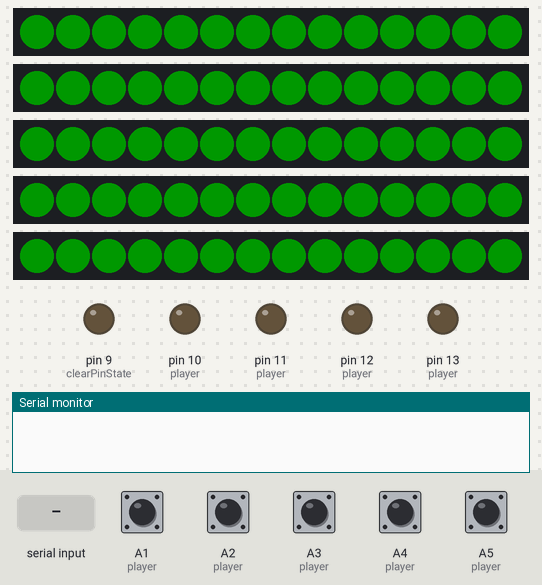
A sketch run on a simulated Arduino Uno, built with avr-gcc and run on an emulated ATmega328P. Shown: 5 × 14 RGB LEDs in strip order, left to right, output pins drawn as LEDs (lit = HIGH), the last lines printed to the serial monitor. The test bench sets the inputs (shaded band); at power-on: A1 (player), A2 (player), A3 (player), A4 (player), A5 (player) HIGH. Dim RGB values are drawn brighter than linear; random numbers use the default seed unless the sketch sets one.

Above: at 1.08 s.
1.3 s: A1 (player) pulled LOW for 0.15 s
At 1.65 s:
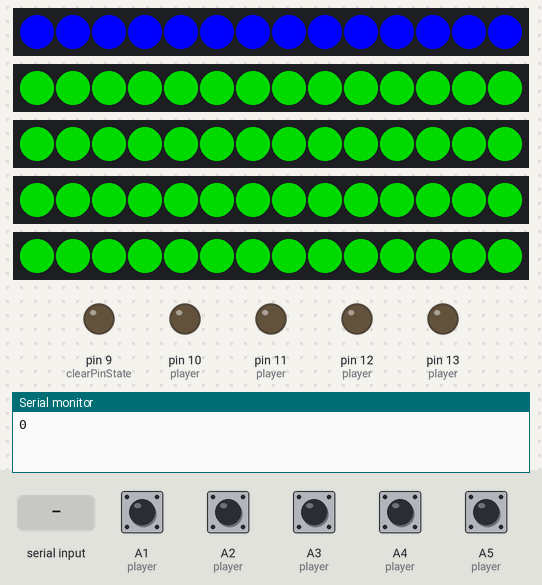
2.0 s: "P\n" received over Serial
At 2.07 s:
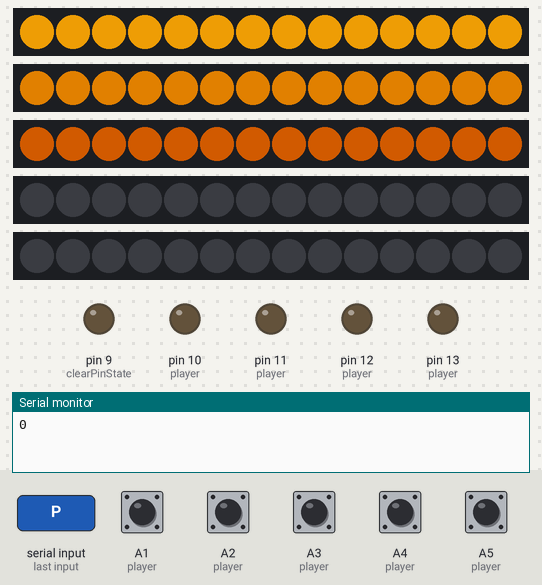
3.8 s: "M90\n" received over Serial
At 4.35 s:
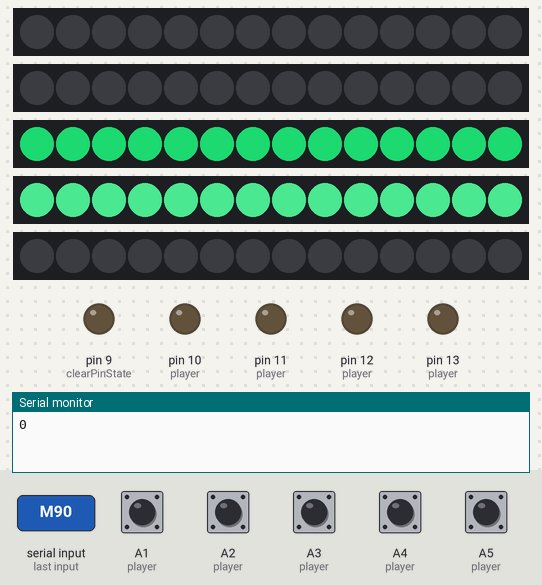
6.1 s: "S90\n" received over Serial
At 6.32 s:
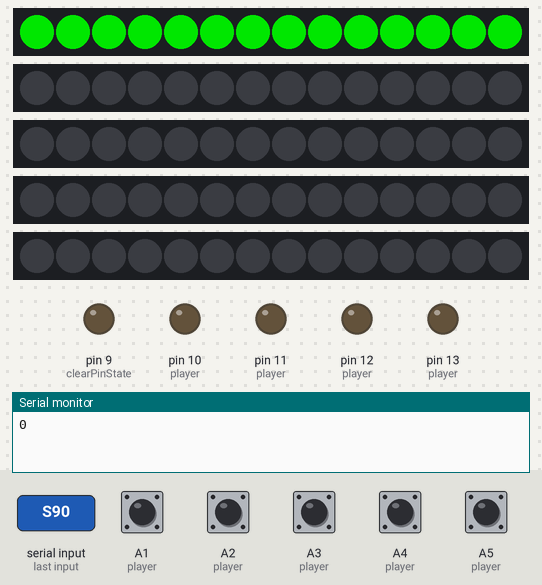
8.4 s: A2 (player) pulled LOW for 0.15 s
At 8.7 s:
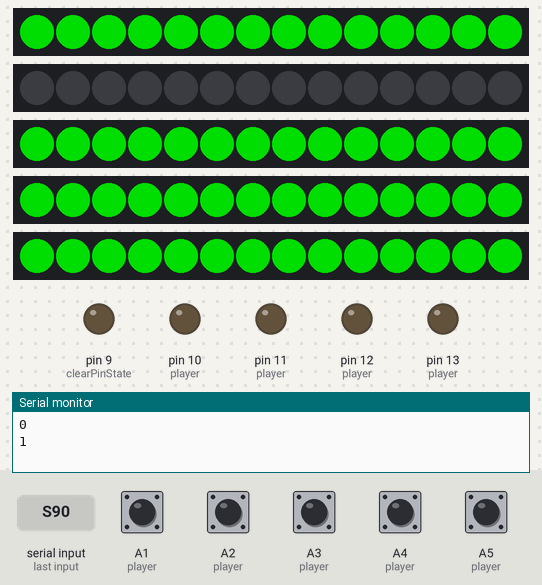
9.1 s: "G\n" received over Serial
At 9.15 s:
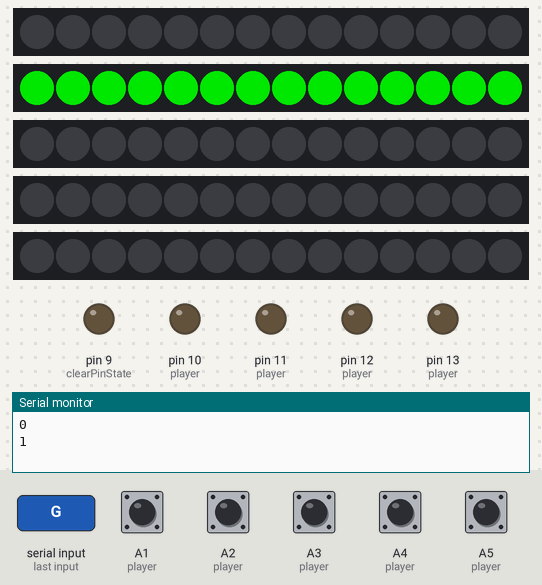
Timing chart, 0 to 12.1 s (numbered marks = the images above; inputs shaded):
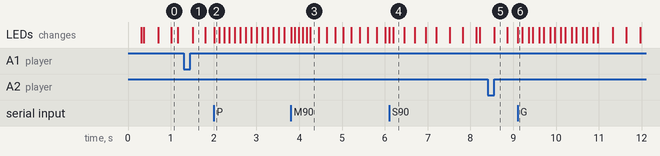

The sketch:

quizmitbenny_buzzer.ino
```cpp
// quizmitbenny buzzer firmware – superset of musikquiz/arduino/buzzer_external_PSU.
//
// Fully compatible with musikquiz (it never sends the 'B' command, so behavior
// there is identical). New command for quizmitbenny:
//   "B <mask>"  – off-mask, bits 0..4. Buzzers in the mask fade from green to
//                 dark over OFF_FADE_MS and their presses are ignored.
//                 "B 0" clears it; "9" (all active) clears it too.
//   "5" (reset) does NOT clear the mask – it persists between questions.

#include <Adafruit_NeoPixel.h>
#include <Arduino.h>

#define MAX_LED 14

Adafruit_NeoPixel strip0 = Adafruit_NeoPixel(MAX_LED, 2, NEO_GRB + NEO_KHZ800);
Adafruit_NeoPixel strip1 = Adafruit_NeoPixel(MAX_LED, 3, NEO_GRB + NEO_KHZ800);
Adafruit_NeoPixel strip2 = Adafruit_NeoPixel(MAX_LED, 4, NEO_GRB + NEO_KHZ800);
Adafruit_NeoPixel strip3 = Adafruit_NeoPixel(MAX_LED, 5, NEO_GRB + NEO_KHZ800);
Adafruit_NeoPixel strip4 = Adafruit_NeoPixel(MAX_LED, 6, NEO_GRB + NEO_KHZ800);

Adafruit_NeoPixel* strips[5] = { &strip0, &strip1, &strip2, &strip3, &strip4 };

const byte p0 = A1;
const byte p1 = A2;
const byte p2 = A3;
const byte p3 = A4;
const byte p4 = A5;
const byte l0 = 10;
const byte l1 = 11;
const byte l2 = 12;
const byte l3 = 13;
const byte l4 = 9;
const byte clearPin = A0;

struct Player {
  byte buzzer;
  byte led;
};

Player const player[] = {
  {p0, l0},
  {p1, l1},
  {p2, l2},
  {p3, l3},
  {p4, l4}
};

// --- State machine ---
enum class State {
  IDLE,
  BUZZED,
  WAIT_FOR_CLEAR
} state;

int8_t pressed = -1;
String buzzer_blocked = "5";
int clearPinState = 9;

// quizmitbenny: off-mask – buzzers fade to dark and can't buzz
uint8_t offMask = 0;
float offFade[5] = {1.0, 1.0, 1.0, 1.0, 1.0}; // 1.0 = normal, 0.0 = dark
#define OFF_FADE_MS 3000                       // green -> darkness in 3 s

// --- Timing ---
uint32_t now = 0;
uint32_t ignorePressUntil = 0; // guard window after hardware clear

// --- Idle phase (smooth sine-wave breathing) ---
// Each strip has its own phase offset so they don't all pulse in sync
float idlePhase[5]     = {0.0, 0.0, 0.0, 0.0, 0.0}; // all in sync
float idleSpeed        = 0.004;  // radians per ms  → ~1.57 sec per full cycle
uint32_t lastIdleUpdate = 0;
#define IDLE_UPDATE_MS 20         // update every 20 ms (50 fps)
#define IDLE_MIN_BRIGHT 2
#define IDLE_MAX_BRIGHT 180
#define START_STEP_DELAY_MS 250  // delay between strips on start sequence
#define RESET_FADEIN_MS 2000
#define RESET_FADEIN_STEP_MS 20
#define FEEDBACK_BLINKS 8
#define FEEDBACK_ON_MS 100
// Fixed off-time between blinks for a consistent feedback rhythm
#define FEEDBACK_OFF_MS 150

// --- Pause animation ---
bool pauseActive = false;
uint32_t pauseNextTick = 0;
uint32_t pauseModeEnd = 0;
int pauseMode = 0;
uint32_t pauseTickMs = 120; // per-mode tempo (randomized)
#define PAUSE_UPDATE_MS 120
#define PAUSE_MODE_MIN_MS 2000
#define PAUSE_MODE_MAX_MS 8000
#define PAUSE_MAX_BRIGHT 255

// Pause mode state (for chase/pingpong/stack/etc)
int chasePos = 0;
int chaseDir = 1;
int chaseTail = 1;
uint8_t chaseR = 255, chaseG = 255, chaseB = 255;
int pingPos = 0;
int pingDir = 1;
int stackStage = 0;
int stackIndex = 0;
int gradientOffset = 0;

// --- Fade-out after buzz (non-buzzed strips) ---
uint32_t fadeStartTime   = 0;
#define FADE_DURATION_MS 1000     // 1 second fade to black
float    fadeLevel[5]    = {1.0, 1.0, 1.0, 1.0, 1.0}; // 1.0 = full, 0.0 = off

// --- Blink (buzzed strip) ---
uint32_t lastBlinkTime   = 0;
bool     blinkOn         = false;
#define BLINK_INTERVAL_MS 80     // fast hard blink

// --- Helpers ---

// Returns true if strip i is currently blocked (red idle)
bool isBlocked(int i) {
  return (clearPinState == i);
}

// Returns true if strip i is switched off via the off-mask (quizmitbenny)
bool isOff(int i) {
  return (offMask >> i) & 1;
}

void setStripColor(int idx, uint8_t r, uint8_t g, uint8_t b) {
  for (int i = 0; i < MAX_LED; i++) {
    strips[idx]->setPixelColor(i, strips[idx]->Color(r, g, b));
  }
  strips[idx]->show();
}

void clearAllStrips() {
  for (int i = 0; i < 5; i++) {
    setStripColor(i, 0, 0, 0);
  }
}

void setStripIdleFull(int idx) {
  uint8_t fb = (uint8_t)(IDLE_MAX_BRIGHT * offFade[idx]);
  if (isBlocked(idx)) {
    setStripColor(idx, fb, 0, 0);
  } else {
    setStripColor(idx, 0, fb, 0);
  }
}

void playStartSequence() {
  pressed = -1;
  blinkOn = false;
  clearAllStrips();

  for (int i = 0; i < 5; i++) {
    setStripIdleFull(i);
    delay(START_STEP_DELAY_MS);
  }

  // Reset idle phases — all in sync
  for (int i = 0; i < 5; i++) {
    idlePhase[i] = HALF_PI;
    fadeLevel[i] = 1.0;
  }

  now = millis();
  lastIdleUpdate = now;
  state = State::IDLE;
}

void playStartSequenceTimed(uint32_t initial_ms, uint32_t step_ms) {
  pressed = -1;
  blinkOn = false;
  clearAllStrips();

  if (initial_ms > 0) delay(initial_ms);

  for (int i = 0; i < 5; i++) {
    setStripIdleFull(i);
    delay(step_ms);
  }

  // Reset idle phases — all in sync
  for (int i = 0; i < 5; i++) {
    idlePhase[i] = HALF_PI;
    fadeLevel[i] = 1.0;
  }

  now = millis();
  lastIdleUpdate = now;
  state = State::IDLE;
}

void startPauseMode() {
  pauseActive = true;
  pauseNextTick = millis();
  pauseMode = random(0, 4); // pick one of several modes (confetti & sparkle removed)
  pauseModeEnd = pauseNextTick + random(PAUSE_MODE_MIN_MS, PAUSE_MODE_MAX_MS + 1);

  // init mode-specific state
  chasePos = random(0, 5);
  chaseDir = (random(0, 2) == 0) ? -1 : 1;
  chaseTail = random(1, 4);
  chaseR = random(0, PAUSE_MAX_BRIGHT + 1);
  chaseG = random(0, PAUSE_MAX_BRIGHT + 1);
  chaseB = random(0, PAUSE_MAX_BRIGHT + 1);

  pingPos = random(0, 5);
  pingDir = (random(0, 2) == 0) ? -1 : 1;
  stackStage = 0;
  stackIndex = 0;
  gradientOffset = random(0, 360);
}

void playPauseTick() {
  uint32_t tnow = millis();
  if (tnow < pauseNextTick) return;
  pauseNextTick = tnow + pauseTickMs;

  // If mode expired, pick a new mode and randomize params and tempo
  if (tnow >= pauseModeEnd) {
    pauseMode = random(0, 4);
    pauseModeEnd = tnow + random(PAUSE_MODE_MIN_MS, PAUSE_MODE_MAX_MS + 1);

    // pick a tempo range depending on mode (ms)
    switch (pauseMode) {
      case 0: // chase
        pauseTickMs = random(80, 250);
        break;
      case 1: // ping-pong
        pauseTickMs = random(100, 350);
        break;
      case 2: // stack
        pauseTickMs = random(150, 450);
        break;
      case 3: // gradient
        pauseTickMs = random(80, 300);
        break;
      default:
        pauseTickMs = random(60, 300);
    }

    // re-init mode params lightly
    chasePos = random(0, 5);
    chaseDir = (random(0, 2) == 0) ? -1 : 1;
    chaseTail = random(1, 4);
    chaseR = random(0, PAUSE_MAX_BRIGHT + 1);
    chaseG = random(0, PAUSE_MAX_BRIGHT + 1);
    chaseB = random(0, PAUSE_MAX_BRIGHT + 1);
    pingPos = random(0, 5);
    pingDir = (random(0, 2) == 0) ? -1 : 1;
    stackStage = 0;
    stackIndex = 0;
    gradientOffset = random(0, 360);
  }

  // occasional tiny tempo jitter while running (5% chance)
  if (random(100) < 5) {
    pauseTickMs = max(20UL, min(800UL, (uint32_t)(pauseTickMs * (90 + random(21)) / 100)));
  }

  // Simple per-mode updates
  switch (pauseMode) {
    case 0: // chase with tail
      clearAllStrips();
      for (int t = 0; t <= chaseTail; t++) {
        int idx = (chasePos - t * chaseDir + 500) % 5;
        uint8_t r = (uint8_t)max(0, (int)chaseR - t * 40);
        uint8_t g = (uint8_t)max(0, (int)chaseG - t * 40);
        uint8_t b = (uint8_t)max(0, (int)chaseB - t * 40);
        setStripColor(idx, r, g, b);
      }
      chasePos = (chasePos + chaseDir + 5) % 5;
      break;

    case 1: // ping-pong
      clearAllStrips();
      setStripColor(pingPos, random(256), random(256), random(256));
      pingPos += pingDir;
      if (pingPos < 0) { pingPos = 1; pingDir = 1; }
      if (pingPos > 4) { pingPos = 3; pingDir = -1; }
      break;

    case 2: // stack/back-from-5th style
      clearAllStrips();
      // light from right (5) to left progressively
      for (int i = 4; i >= max(0, 4 - stackIndex); i--) {
        setStripColor(i, random(256), random(256), random(256));
      }
      stackIndex++;
      if (stackIndex > 4) stackIndex = 0;
      break;

    case 3: // gradient sweep
      for (int i = 0; i < 5; i++) {
        int hue = (gradientOffset + i * 36) % 360;
        // simple hue->rgb approximate via wheel
        uint8_t r, g, b;
        int h = hue / 60;
        int f = hue % 60;
        if (h == 0) { r = 255; g = (f * 255) / 60; b = 0; }
        else if (h == 1) { r = (255 - (f * 255) / 60); g = 255; b = 0; }
        else if (h == 2) { r = 0; g = 255; b = (f * 255) / 60; }
        else if (h == 3) { r = 0; g = (255 - (f * 255) / 60); b = 255; }
        else if (h == 4) { r = (f * 255) / 60; g = 0; b = 255; }
        else { r = 255; g = 0; b = (255 - (f * 255) / 60); }
        setStripColor(i, r, g, b);
      }
      gradientOffset = (gradientOffset + 10) % 360;
      break;
  }
}

void playResetFadeIn() {
  uint32_t start = millis();
  uint32_t elapsed = 0;

  while (elapsed < RESET_FADEIN_MS) {
    float t = (float)elapsed / (float)RESET_FADEIN_MS; // 0..1

    for (int i = 0; i < 5; i++) {
      uint8_t bright = (uint8_t)(t * IDLE_MAX_BRIGHT * offFade[i]);
      if (isBlocked(i)) {
        setStripColor(i, bright, 0, 0);
      } else {
        setStripColor(i, 0, bright, 0);
      }
    }

    delay(RESET_FADEIN_STEP_MS);
    elapsed = millis() - start;
  }

  // Ensure full brightness at the end of the fade
  for (int i = 0; i < 5; i++) {
    setStripIdleFull(i);
  }
}

void playAnswerFeedback(bool correct) {
  uint8_t r = correct ? 0 : IDLE_MAX_BRIGHT;
  uint8_t g = correct ? IDLE_MAX_BRIGHT : 0;

  clearAllStrips();

  if (pressed >= 0 && pressed < 5) {
    // Wheel-of-fortune style slowing: start fast and gradually increase the pause
    for (int i = 0; i < FEEDBACK_BLINKS; i++) {
      // short on pulse
      setStripColor(pressed, r, g, 0);
      delay(FEEDBACK_ON_MS);
      // turn off
      setStripColor(pressed, 0, 0, 0);

      // fixed off-time between blinks for consistent rhythm
      delay(FEEDBACK_OFF_MS);
    }
  }

  pressed = -1;
  blinkOn = false;

  // Reset idle phases — all in sync
  for (int i = 0; i < 5; i++) {
    idlePhase[i] = HALF_PI;
    fadeLevel[i] = 1.0;
  }

  playResetFadeIn();

  now = millis();
  lastIdleUpdate = now;
  state = State::IDLE;
}

void read_blocked_buzzer() {
  if (Serial.available()) {
    buzzer_blocked = Serial.readStringUntil('\n');
    buzzer_blocked.trim();
    if (buzzer_blocked.length() == 0) return;

    // Answer feedback commands (G/R)
    if (buzzer_blocked == "G" || buzzer_blocked == "R") {
      playAnswerFeedback(buzzer_blocked == "G");
      return;
    }

    // Pause mode
    if (buzzer_blocked == "P") {
      // Start pause mode
      startPauseMode();
      return;
    }

    // Buzzer off-mask (quizmitbenny): "B <mask>", bits 0..4
    if (buzzer_blocked.charAt(0) == 'B') {
      char bbuf[32];
      buzzer_blocked.toCharArray(bbuf, sizeof(bbuf));
      unsigned long m = 0;
      if (sscanf(bbuf, "B %lu", &m) == 1) {
        offMask = (uint8_t)(m & 0b11111);
      }
      return;
    }

    // Start sequence: allow "S" or "S <initial_ms> <step_ms>"
    if (buzzer_blocked.charAt(0) == 'S') {
      // Stop pause mode if active
      pauseActive = false;

      // Robust parse using C sscanf on a char buffer
      char buf[64];
      buzzer_blocked.toCharArray(buf, sizeof(buf));
      unsigned long initial_ms = 0;
      unsigned long step_ms = 0;
      int parsed = sscanf(buf, "S %lu %lu", &initial_ms, &step_ms);

      if (parsed == 2) {
        playStartSequenceTimed(initial_ms, step_ms);
      } else if (parsed == 1) {
        playStartSequenceTimed(initial_ms, START_STEP_DELAY_MS);
      } else {
        playStartSequence();
      }
      return;
    }

    // Tempo update command: 'M <tick_ms>' -> set pauseTickMs immediately
    if (buzzer_blocked.charAt(0) == 'M') {
      char mbuf[32];
      buzzer_blocked.toCharArray(mbuf, sizeof(mbuf));
      unsigned long new_tick = 0;
      int parsed_m = sscanf(mbuf, "M %lu", &new_tick);
      if (parsed_m == 1) {
        if (new_tick < 30) new_tick = 30;
        if (new_tick > 800) new_tick = 800;
        pauseTickMs = (uint32_t)new_tick;
        pauseNextTick = millis(); // apply immediately
      }
      return;
    }

    // Numeric blocked-value message (0..9 or similar)
    bool isNumeric = true;
    for (unsigned int i = 0; i < buzzer_blocked.length(); i++) {
      if (!isDigit(buzzer_blocked.charAt(i))) {
        isNumeric = false;
        break;
      }
    }

    if (isNumeric) {
      clearPinState = buzzer_blocked.toInt();
      if (clearPinState == 9) offMask = 0; // "all active" also lifts the off-mask
    }
  }
}

// --- Setup ---
void setup() {
  Serial.begin(9600);
  Serial.setTimeout(200);
  // Seed RNG
  randomSeed(analogRead(A0) ^ micros());

  for (int i = 0; i < 5; i++) {
    strips[i]->begin();
    strips[i]->show();
  }

  pinMode(clearPin, INPUT_PULLUP);
  for (auto &p : player) {
    pinMode(p.buzzer, INPUT_PULLUP);
    pinMode(p.led, OUTPUT);
  }

  state = State::IDLE;
}

// --- Loop ---
void loop() {
  now = millis();
  read_blocked_buzzer();

  if (pauseActive) {
    playPauseTick();
    return;
  }

  switch (state) {

    // -------------------------------------------------------
    case State::IDLE: {
      // Update breathing every IDLE_UPDATE_MS
      if (now - lastIdleUpdate >= IDLE_UPDATE_MS) {
        lastIdleUpdate = now;

        float fadeStep = (float)IDLE_UPDATE_MS / OFF_FADE_MS;
        for (int i = 0; i < 5; i++) {
          idlePhase[i] += idleSpeed * IDLE_UPDATE_MS;
          if (idlePhase[i] > TWO_PI) idlePhase[i] -= TWO_PI;

          // ramp toward on/off target: 0 -> dark over OFF_FADE_MS (3 s)
          float target = isOff(i) ? 0.0f : 1.0f;
          if (offFade[i] < target) offFade[i] += fadeStep;
          else if (offFade[i] > target) offFade[i] -= fadeStep;
          if (offFade[i] < 0.0f) offFade[i] = 0.0f;
          if (offFade[i] > 1.0f) offFade[i] = 1.0f;

          // sine goes -1..+1, remap to IDLE_MIN..IDLE_MAX, scaled by offFade
          float s = (sin(idlePhase[i]) + 1.0) * 0.5; // 0.0 .. 1.0
          uint8_t bright = (uint8_t)(
              (IDLE_MIN_BRIGHT + s * (IDLE_MAX_BRIGHT - IDLE_MIN_BRIGHT))
              * offFade[i]);

          if (isBlocked(i)) {
            setStripColor(i, bright, 0, 0); // blocked → red breathing
          } else {
            setStripColor(i, 0, bright, 0); // normal  → green breathing
          }
        }
      }

      // Check for buzzer press
      if (now < ignorePressUntil) {
        break;
      }
      for (byte i = 0; i < 5; i++) {
        if (digitalRead(player[i].buzzer) == LOW) {
          if (clearPinState != i && !isOff(i)) {
            pressed = i;
            Serial.println(i);

            // Capture current brightness of each strip for fade-out start
            fadeStartTime = now;
            for (int j = 0; j < 5; j++) {
              if (j != pressed) {
                // Start from the current off-fade level (off-masked stay dark)
                fadeLevel[j] = offFade[j];
                uint8_t fb = (uint8_t)(IDLE_MAX_BRIGHT * offFade[j]);
                if (isBlocked(j)) {
                  setStripColor(j, fb, 0, 0);
                } else {
                  setStripColor(j, 0, fb, 0);
                }
              }
            }

            // Immediately set the pressed strip to blue (start blink)
            blinkOn = true;
            lastBlinkTime = now;
            setStripColor(pressed, 0, 0, 255);

            state = State::BUZZED;
            break;
          }
        }
      }
      break;
    }

    // -------------------------------------------------------
    case State::BUZZED: {
      uint32_t elapsed = now - fadeStartTime;

      // Fade out non-buzzed strips
      for (int i = 0; i < 5; i++) {
        if (i == pressed) continue;

        float progress = (float)elapsed / FADE_DURATION_MS; // 0..1
        if (progress >= 1.0) progress = 1.0;

        // Start from the brightness captured at buzz moment
        float level = fadeLevel[i] * (1.0 - progress);
        uint8_t bright = (uint8_t)(level * IDLE_MAX_BRIGHT);

        if (isBlocked(i)) {
          setStripColor(i, bright, 0, 0);
        } else {
          setStripColor(i, 0, bright, 0);
        }
      }

      // Hard fast blue blink on buzzed strip
      if (now - lastBlinkTime >= BLINK_INTERVAL_MS) {
        lastBlinkTime = now;
        blinkOn = !blinkOn;
        if (blinkOn) {
          setStripColor(pressed, 0, 0, 255);
        } else {
          setStripColor(pressed, 0, 0, 0);
        }
      }

      // After fade is complete, move to WAIT_FOR_CLEAR
      if (elapsed >= FADE_DURATION_MS) {
        // Make sure non-buzzed strips are fully off
        for (int i = 0; i < 5; i++) {
          if (i != pressed) setStripColor(i, 0, 0, 0);
        }
        state = State::WAIT_FOR_CLEAR;
      }
      break;
    }

    // -------------------------------------------------------
    case State::WAIT_FOR_CLEAR: {
      // Buzzed strip keeps hard-blinking blue
      if (now - lastBlinkTime >= BLINK_INTERVAL_MS) {
        lastBlinkTime = now;
        blinkOn = !blinkOn;
        if (blinkOn) {
          setStripColor(pressed, 0, 0, 255);
        } else {
          setStripColor(pressed, 0, 0, 0);
        }
      }

      // Wait for clear signal (hardware button or Python sending "5")
      if (digitalRead(clearPin) == LOW) {
        // Hardware clear: debounce and wait for release
        delay(20);
        if (digitalRead(clearPin) == LOW) {
          while (digitalRead(clearPin) == LOW) {
            delay(5);
          }

          clearAllStrips();
          pressed = -1;
          clearPinState = 9; // reset to default (no blocked)
          offMask = 0;

          // Stop pause if active
          pauseActive = false;

          // Reset idle phases — all in sync
          for (int i = 0; i < 5; i++) {
            idlePhase[i] = HALF_PI;
            fadeLevel[i] = 1.0;
          }

          playResetFadeIn();

          now = millis();
          lastIdleUpdate = now;
          ignorePressUntil = now + 200; // guard window after hardware clear
          state = State::IDLE;
        }
      } else if (clearPinState == 5) {
        // Python app clear path (unchanged behavior)
        clearAllStrips();
        pressed = -1;
        clearPinState = 5;

        // Stop pause if active
        pauseActive = false;

        // Reset idle phases — all in sync
        for (int i = 0; i < 5; i++) {
          idlePhase[i] = HALF_PI;
          fadeLevel[i] = 1.0;
        }

        playResetFadeIn();

        lastIdleUpdate = millis();
        state = State::IDLE;
      }
      break;
    }
  }
}
```
